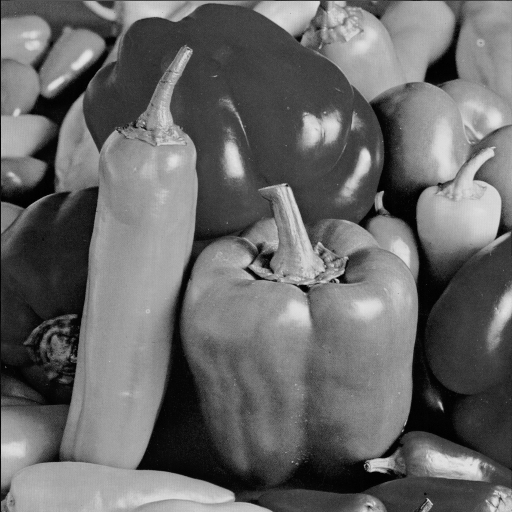
#> input picture data/distortion-correction/peppers.tif, 512 x 512 px, found by its file name
$ jupyter execute --allow-errors denoising_peppers.ipynb
#> lines starting #> are read from the running program, lines starting #| are printed output that depends on the picture
# Image validation: Peppers denoising

Compare TV, TGV and nonlinear-diffusion denoisers on the same reproducible
noisy Peppers image. Measure PSNR and SSIM against the clean reference and
compare output images using a shared display range.

## Data and execution

Use the bundled `tests/test_data/peppers.tif` clean reference.
Run from the repository root:

```bash
python -m pip install -e '.[validation]'
python -m pytest --nbmake --nbmake-timeout=1800 --overwrite docs/source/validation/denoising/denoising_peppers.ipynb
```

Use an NVIDIA GPU with compatible CuPy and ToMoBAR installed, plus ASTRA for
ASTRA-based reconstruction. Run notebooks serially.

Documentation builds render saved outputs without running GPU computations.
Execute with `--overwrite` before building documentation to update the results.

[cell 1]
import gc
from pathlib import Path

import cupy as cp
import matplotlib.pyplot as plt
import numpy as np
from PIL import Image
from skimage.metrics import peak_signal_noise_ratio, structural_similarity

from httomolibgpu.misc.denoise import (
    total_variation_ROF,
    total_variation_PD,
    total_variation_SB,
    total_variation_FGP,
    total_generalised_variation,
    nonlinear_diffusion,
)

repo_root = next(
    (
        p
        for p in (Path.cwd(), *Path.cwd().parents)
        if (p / "tests/test_data/peppers.tif").is_file()
    ),
    None,
)
if repo_root is None:
    raise FileNotFoundError(
        "Run from the repository or a subdirectory; tests/test_data/peppers.tif is required"
    )
with Image.open(repo_root / "tests/test_data/peppers.tif") as image:
#> image is the input picture: PIL image 512x512 L; min 0, max 229, mean 104.2
    clean = np.asarray(image.convert("L"), dtype=np.float32) / np.float32(255.0)
rng = np.random.default_rng(42)
noise_sigma = 0.15
noisy = np.ascontiguousarray(
    clean + rng.normal(0, noise_sigma, clean.shape).astype(np.float32)
)
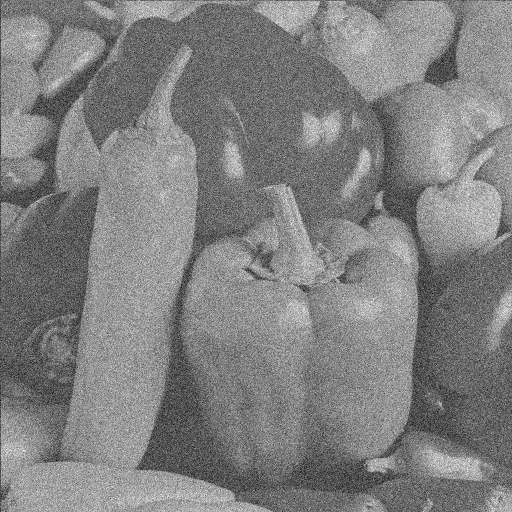
#> noisy: shape (512, 512) float32; min -0.631, max 1.43, mean 0.409; drawn with min black and max white
# The wrappers accept 3D volumes; a singleton Z axis represents this 2D image.
#> (the rest of this cell did not finish here and is left out)

## Denoising

All methods start from the same unmodified input. TV/TGV use full-precision
work arrays here. NDF supports only full precision; its five edge-stopping
penalties are shown separately. Equal strengths do not imply equal smoothing
across methods. The noisy Gaussian values are not clipped before processing.

The diffusion settings below are the best balanced candidates from **3,387 GPU
evaluations** over strength, sigma, iteration count and time step. Selection
maximises `PSNR + 20 * SSIM` among candidates that improve both metrics over
the original settings; 0.01 SSIM therefore has the weight of 0.2 dB PSNR.
This is a search optimum for this fixed reference/noise pair, not a global
optimum or a general-purpose default. The selected iteration counts include
early stopping; ToMoBAR may cap the requested time step internally.

[Search results](../../_static/validation/peppers_diffusion_search.csv) ·
[Selected settings and provenance](../../_static/validation/peppers_diffusion_selected.json).

[cell 2]
denoisers = [
    (
        "ROF-TV",
        total_variation_ROF,
        dict(
            regularisation_parameter=0.15,
            iterations=2000,
            time_marching_parameter=0.005,
        ),
    ),
    (
        "PD-TV",
        total_variation_PD,
        dict(regularisation_parameter=0.15, iterations=500, nonnegativity=True),
    ),
    (
        "SB-TV",
        total_variation_SB,
        dict(regularisation_parameter=0.15, iterations=300, nonnegativity=True),
    ),
    (
        "FGP-TV",
        total_variation_FGP,
        dict(regularisation_parameter=0.15, iterations=300, nonnegativity=True),
    ),
    (
        "TGV",
        total_generalised_variation,
        dict(
            regularisation_parameter=0.15,
            alpha1=1.0,
            alpha0=1.65,
            iterations=1500,
            nonnegativity=True,
        ),
    ),
]
diffusion_settings = [
    (
        "NDF Huber",
        dict(
            regularisation_parameter=0.24,
            sigma=0.018,
            iterations=64,
            time_marching_parameter=0.1,
            penalty_type=1,
            nonnegativity=True,
        ),
    ),
    (
        "NDF Perona-Malik",
        dict(
            regularisation_parameter=8.0,
            sigma=0.1,
            iterations=40,
            time_marching_parameter=0.1,
            penalty_type=2,
            nonnegativity=True,
        ),
    ),
    (
        "NDF Tukey",
        dict(
            regularisation_parameter=24.0,
            sigma=0.9,
            iterations=8,
            time_marching_parameter=0.1,
            penalty_type=3,
            nonnegativity=True,
        ),
    ),
    (
        "NDF truncated quadratic",
        dict(
            regularisation_parameter=7.2,
            sigma=0.84,
            iterations=12,
            time_marching_parameter=0.025,
            penalty_type=4,
            nonnegativity=True,
        ),
    ),
    (
        "NDF truncated Huber",
        dict(
            regularisation_parameter=2.016,
            sigma=0.34,
            iterations=9,
            time_marching_parameter=0.025,
            penalty_type=5,
            nonnegativity=True,
        ),
    ),
]
for name, parameters in diffusion_settings:
    denoisers.append((name, nonlinear_diffusion, parameters))

results = {}
#> (the rest of this cell did not finish here and is left out)

## Quality and images

Compare PSNR (higher is better) and SSIM (closer to one is better) against the
clean image. All images share the same display range. Metrics describe this
image and noise realisation; they are not universal method rankings.

[cell 3]
quality = {}
print(f"{'Image':26s} {'PSNR (dB)':>10s} {'SSIM':>10s}")
for name, result in [("Noisy", noisy), *results.items()]:
    psnr = peak_signal_noise_ratio(clean, result, data_range=1.0)
    ssim = structural_similarity(clean, result, data_range=1.0)
    quality[name] = (psnr, ssim)
    print(f"{name:26s} {psnr:10.3f} {ssim:10.4f}")
#> this loop made 1 pass
#> (name, psnr, ssim) on pass 1: ('Noisy', 16.47, 0.186)
#| Noisy                          16.467     0.1856
#> after the loop, quality = {'Noisy': (16.47, 0.186)}

fig, axes = plt.subplots(3, 4, figsize=(16, 12), constrained_layout=True)
for ax, (name, result) in zip(
    axes.flat, [("Clean reference", clean), ("Noisy", noisy), *results.items()]
):
    ax.imshow(result, cmap="gray", vmin=0, vmax=1)
    title = name
    if name in quality:
        psnr, ssim = quality[name]
        title += f"\nPSNR {psnr:.2f} dB | SSIM {ssim:.3f}"
    ax.set_title(title)
    ax.set_axis_off()
#> this loop made 2 passes
#> (name, title) on pass 1: ('Clean reference', 'Clean reference')
plt.show()
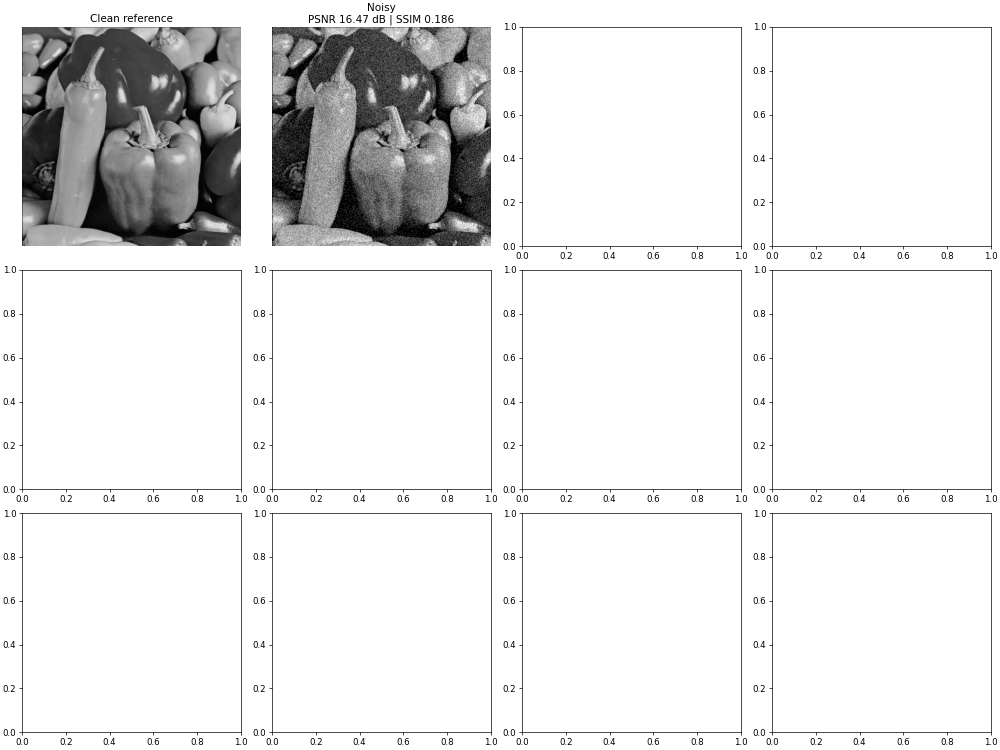
#> figure drawn by matplotlib, 2 panels
plt.close(fig)

#> (the rest of this cell did not finish here and is left out)

## Final validation

Validate every configured denoiser after plotting. Outputs must preserve the
reference shape and float32 dtype, contain finite values, and improve both PSNR
and SSIM over the noisy input for this fixed image/volume and noise realisation.
These are example-specific quality checks, not universal method guarantees.

[cell 4]
expected_methods = {name for name, _, _ in denoisers}
#> expected_methods = 10 items
assert expected_methods, "No denoisers configured"
#> (the rest of this cell did not finish here and is left out)
